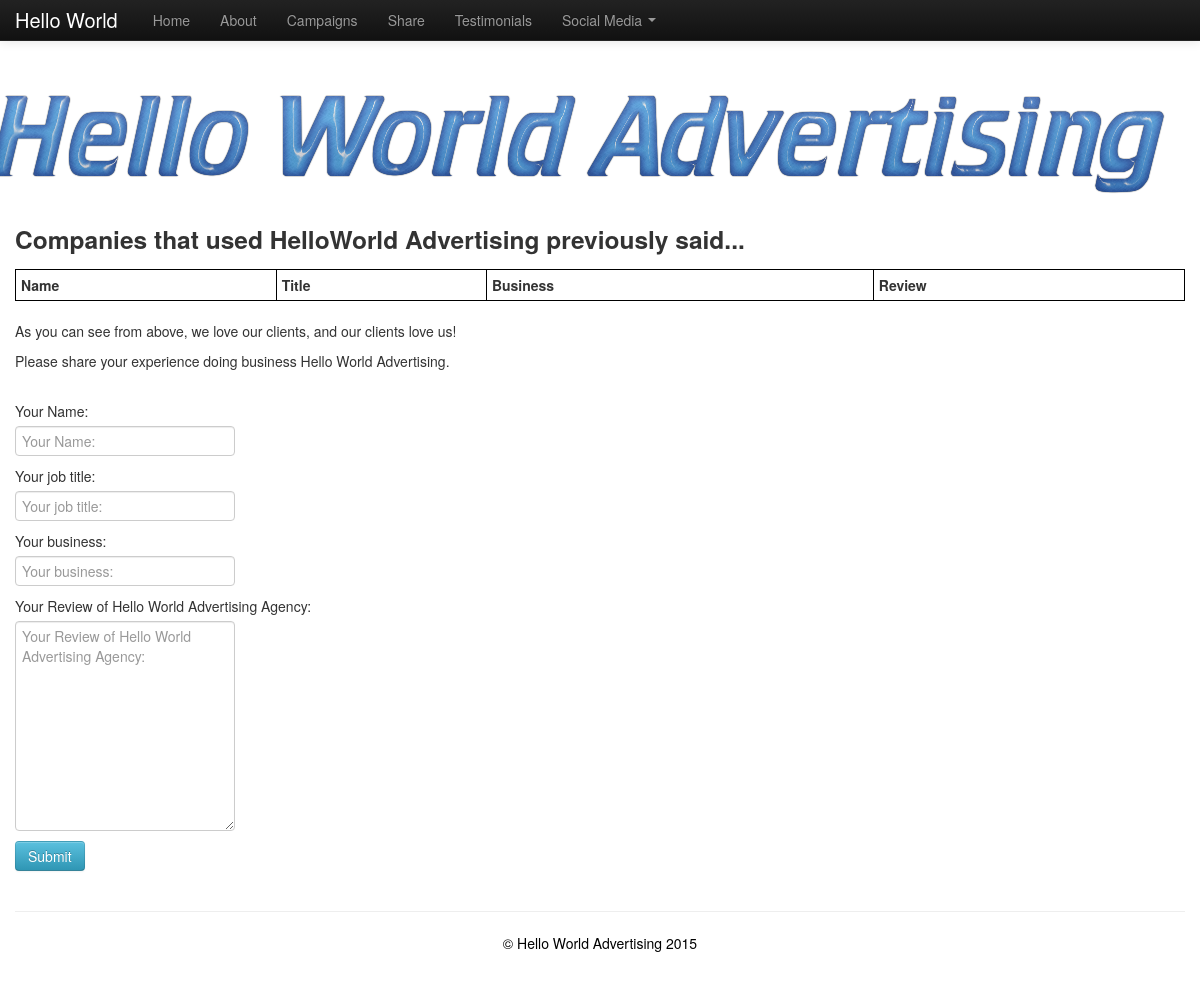
The page /reviews/ on the database as committed earlier.
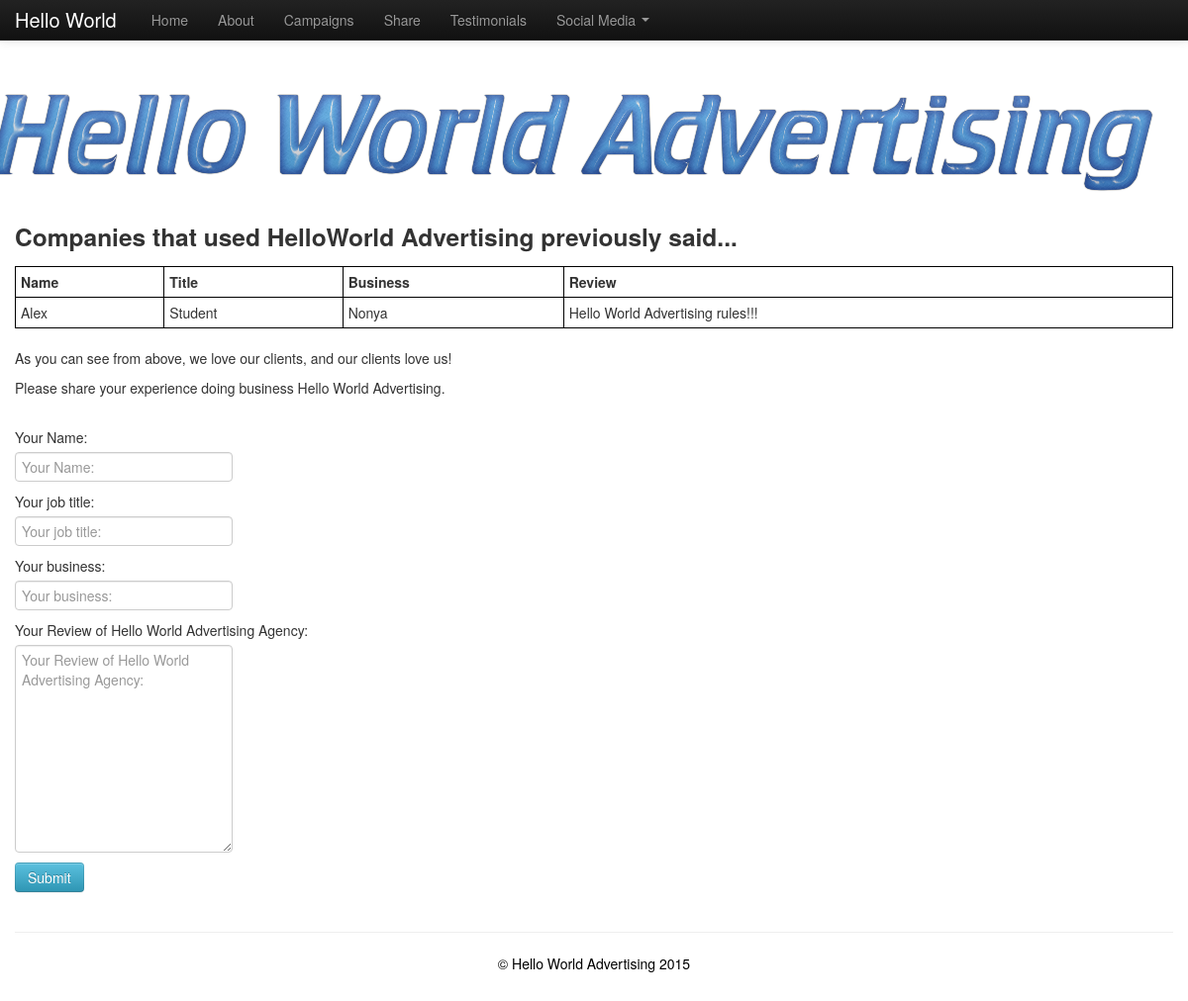
The same page on the database as committed later.
### agencyProject/models.py (models this page shows)
class ReviewForm(models.Model):
    name = models.CharField(max_length=50)
    title = models.CharField(max_length=50)
    business = models.CharField(max_length=50)
    review = models.CharField(max_length=2000)

### agencyProject/views.py (the view)
# urls.py: url(r'^reviews/', views.reviews, name='reviews'),
def reviews(request):
    if request.method == 'POST':
        form = ReviewForm(request.POST)
        if form.is_valid():
            reviews = models.ReviewForm()
            reviews.name = form.cleaned_data["name"]
            reviews.title = form.cleaned_data["title"]
            reviews.business = form.cleaned_data["business"]
            reviews.review = form.cleaned_data["review"]
            reviews.save()
            return HttpResponseRedirect('/thanks/')
    else:
        form = ReviewForm()
    return render(request, 'reviews.html', {'reviews': models.ReviewForm.objects.all(), 'form': form})

### agencyProject/forms.py
class ReviewForm (forms.Form):
    name = forms.CharField(label="Your Name: ")
    title = forms.CharField(label="Your job title: ")
    business = forms.CharField(label="Your business: ")
    review = forms.CharField(label="Your Review of Hello World Advertising Agency: ", widget=forms.Textarea)

### agencyProject/templates/reviews.html (shortened to what this page needs)
{% extends "base.html" %}
{% block content %}
{% load bootstrap3 %}
<h3> Companies that used HelloWorld Advertising previously said...</h3>
<table style="width:100%">
    <thead>
        <th>Name</th>
        <th>Title</th>
        <th>Business</th>
        <th>Review</th>
    </thead>
    <tbody>
        {% for review in reviews %}
            <tr>
                <td>{{ review.name }}</td>
                <td>{{ review.title }}</td>
                <td>{{ review.business }}</td>
                <td>{{ review.review }}</td>
            </tr>
        {% endfor %}
    </tbody>
</table>
<br>
<div class="container">
			<div style="text-align: left">
				<p>As you can see from above, we love our clients, and our clients love us!</p>
				<p>Please share your experience doing business Hello World Advertising.</p>
			</div>
<br>
			<form action="/reviews/" method="post">
				{% bootstrap_form form  %}
				<input type="submit" class="btn btn-info" value="Submit" />
			</form>
</div>
{% endblock %}

Rows that differ between the two databases and show on the page:
added ReviewForm: name "Alex", title "Student", business "Nonya", review "Hello World Advertising rules!!!"
